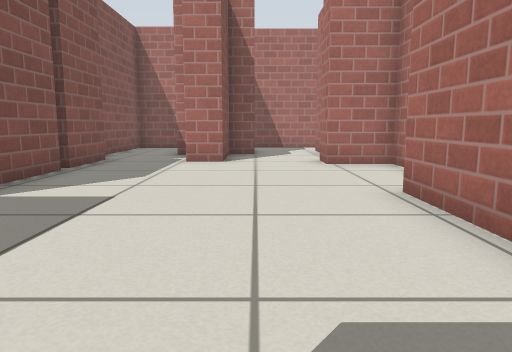
[1] (above)

17 first-person views from a walk through a world built for the Gazebo simulator. The camera is 0.5 m above the floor, tilts 8° down and sees 70° across. Floor lines are 1 m apart. The floor is counted in squares, 0.5 m on a side. Each view is taken from the middle of a square. On the plan, view 1 faces up. The plan holds only what a view shows up to about 13 squares ahead; the rest is blank. Simple patterns stand in for the simulator's built-in surfaces.

[2]
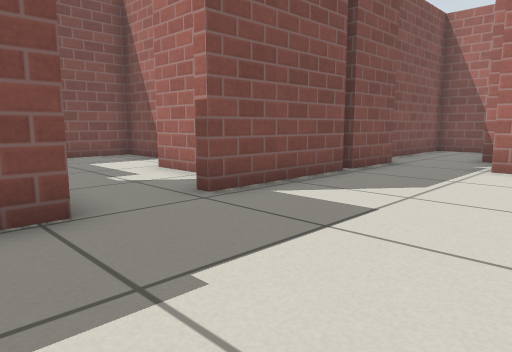

[3]
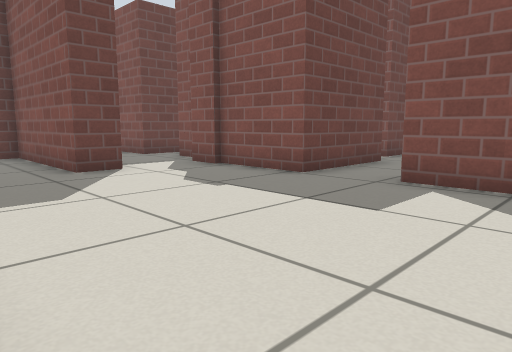

[4]
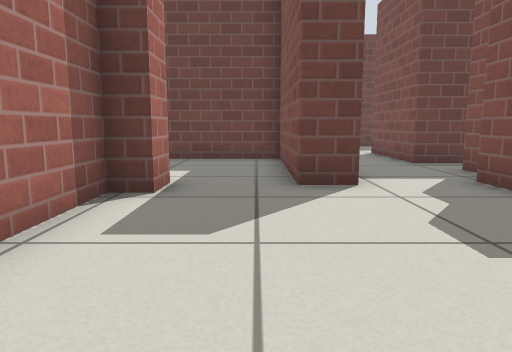

[5]
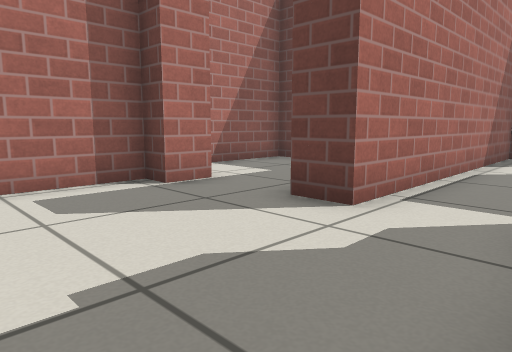

[6]
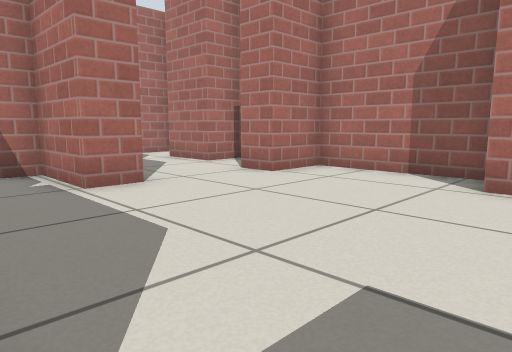

[7]
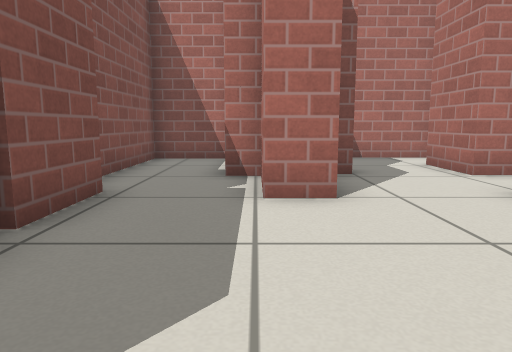

[8]
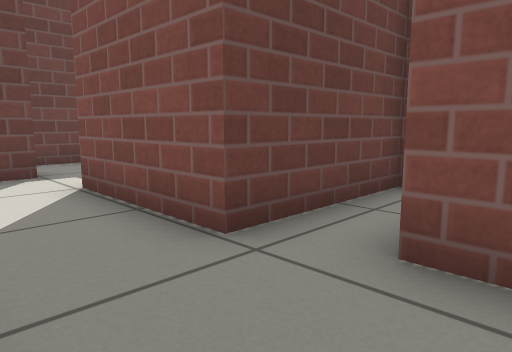

[9]
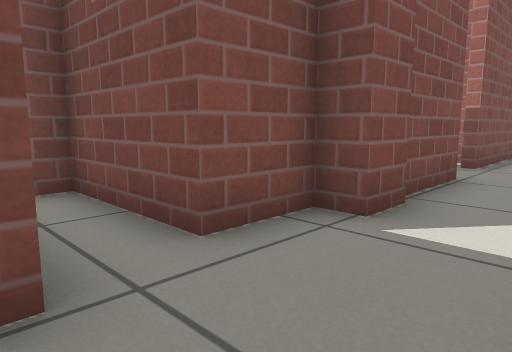

[10]
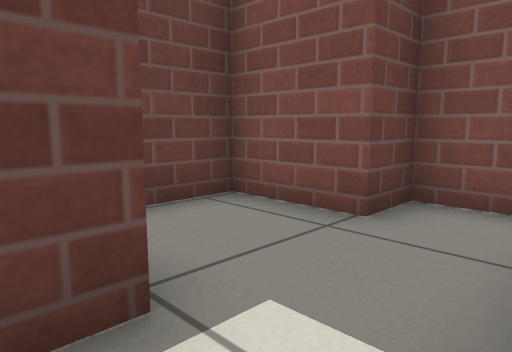

[11]
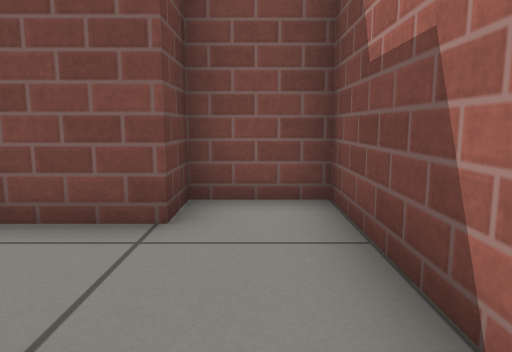

[12]
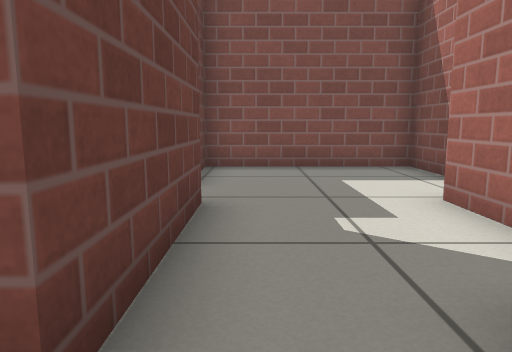

[13]
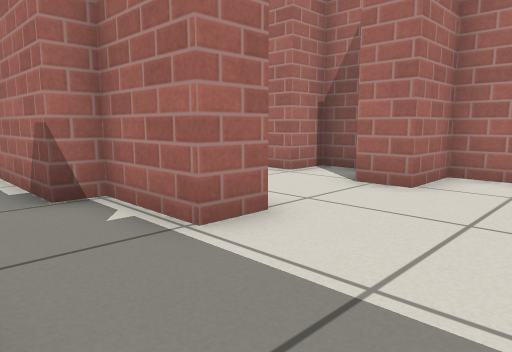

[14]
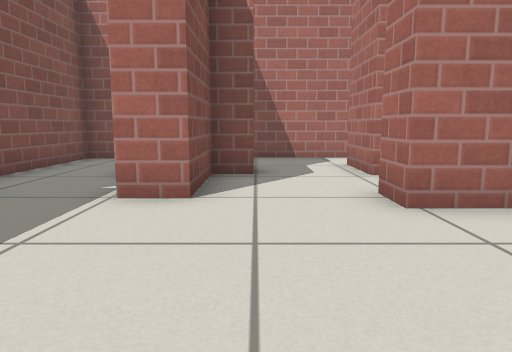

[15]
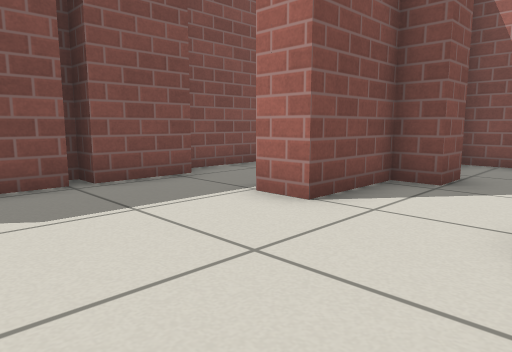

[16]
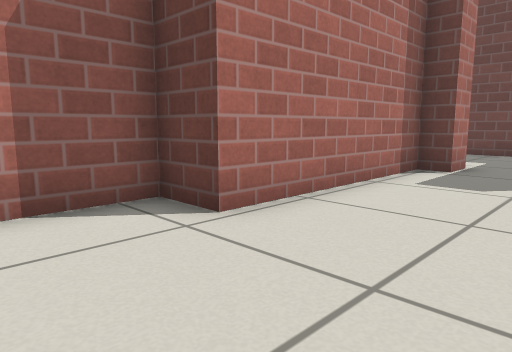

[17]
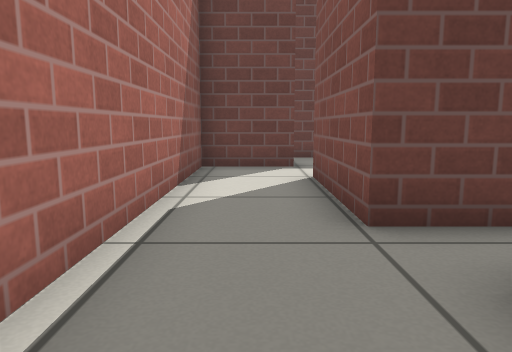

### Floor plan
Ten units are one square. View 1 is at (0, 0); x grows to the right and y downward. Boxes are objects, and circles mark ways between rooms. Rooms are numbered by the first view taken in them; rooms with no view inside come last. Other rooms are left out.
<svg viewBox="-83 -163 125 289">
<path fill="none" stroke="#000" d="M-39 4 -39 14 -46 14 -46 31 -78 31 -78 45 -41 45 -41 80 -78 80 -78 99 -66 99 -66 121 -41 121M-56 -23 -41 -23 -41 5M22 3 22 -44M-40 97 -17 97 -17 10 -7 10M-9 -99 -19 -99 -19 -121M-43 -81 -43 -43M-26 -121 -26 -150M-43 -105 -43 -84 -50 -84M22 -44 22 -54 35 -54 35 -93 18 -93 18 -104M-29 -158 -50 -158 -50 -109M15 14 15 3M-7 10 -7 57 37 57 37 30"/>
<circle cx="-10" cy="-50" r="3" fill="#2a7"/>
<circle cx="5" cy="10" r="3" fill="#2a7"/>
<text x="-30" y="20">1</text>
<text x="-10" y="-90">2</text>
<text x="10" y="30">3</text>
</svg>
Room 1 opens to room 2. Room 1 opens to room 3.

Where each view was taken, in squares from view 1:
view 1: 0 up, 0 right, facing up
view 2: 1 up, 0 right, facing up-left
view 3: 7 up, 2 right, facing down-left
view 4: 5 up, 0 right, facing down
view 5: 3 up, 4 left, facing down-right
view 6: 4 up, 4 left, facing up-right
view 7: 5 up, 2 left, facing up
view 8: 2 down, 2 left, facing down-left
view 9: 5 down, 2 left, facing up-left
view 10: 8 down, 3 left, facing down-left
view 11: 9 down, 3 left, facing left
view 12: 3 up, 3 left, facing left
view 13: 7 up, 4 left, facing up-right
view 14: 5 up, 0 right, facing up
view 15: 6 up, 2 right, facing up-left
view 16: 8 up, 1 left, facing down-right
view 17: 1 down, 3 left, facing down
